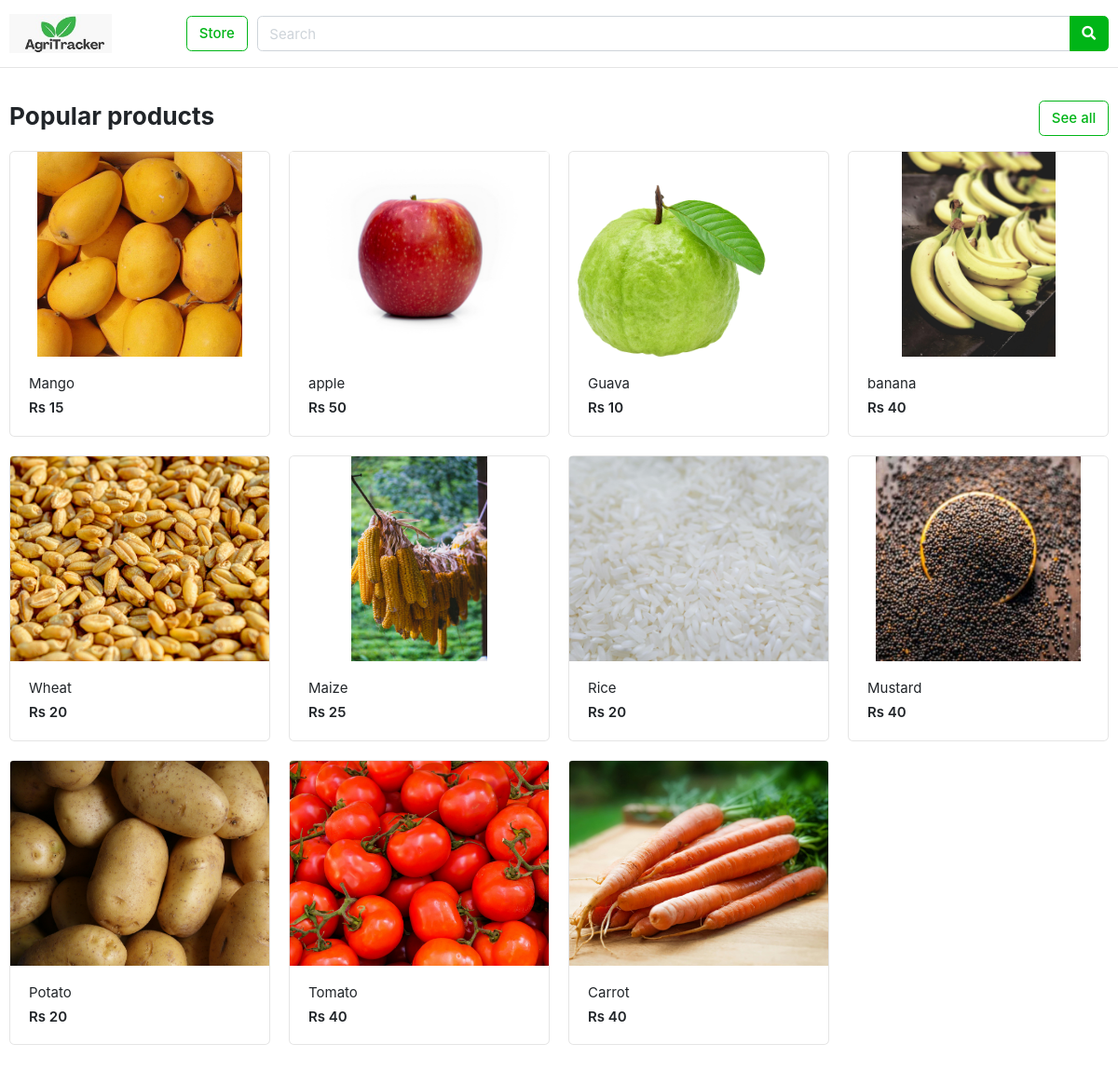
Screenshot of /category/index/ with the database file from the repository.
### store/models.py (models this page shows, shortened)
class Product(models.Model):
    product_name = models.CharField(max_length=200,unique=True)
    slug = models.SlugField(max_length=200,unique=True)
    description = models.TextField(max_length=800,unique=True)
    price = models.IntegerField()
    images = models.ImageField(upload_to='photos/products')
    stock = models.IntegerField()
    is_available = models.BooleanField(default=True)
    category = models.ForeignKey(Category,on_delete=models.CASCADE)
    created_date= models.DateTimeField(auto_now_add=True)
    modified_date = models.DateTimeField(auto_now=True)
    def get_url(self):
        return reverse('product_detail',args=[self.category.slug,self.slug])

### category/views.py (the view)
# urls.py: path('index/',views.index, name='index'),
def index(request):
    products = Product.objects.all().filter(is_available=True)
    context={
        'products':products,
    }
    return render(request, 'category/index.html',context)

### category/context_processors.py (called while the page is built)
def menu_links(request):
    links=Category.objects.all()
    return dict(links=links)

### templates/category/index.html
{% load static %}
{% include 'header1.html' %}
<header class="section-header">
<section class="header-main border-bottom">
	<div class="container">
<div class="row align-items-center">
	<div class="col-lg-2 col-md-3 col-6">
		<a href="{% url 'home' %}" class="brand-wrap">
			<img class="logo" src="{% static 'images/agritracker_logo.jpeg' %}">
		</a>
	</div>
	<a href="{% url 'store' %}" class="btn btn-outline-success">Store</a>
	<div class="col-lg col-md-6 col-sm-12 col">
				<form action="{% url 'store_search' %}" method="GET" class="search">
					<div class="input-group w-100">
						<input type="text" class="form-control" style="width:60%;" placeholder="Search" name="keyword">
						<div class="input-group-append">
							<button class="btn btn-success" type="submit">
								<i class="fa fa-search"></i>
							</button>
						</div>
					</div>
				</form>
			</div>
</div>
	</div>
</section>
</header>
<section class="section-name padding-y-sm">
<div class="container">
<header class="section-heading">
	<a href="./store.html" class="btn btn-outline-success float-right">See all</a>
	<h3 class="section-title">Popular products</h3>
</header>
<div class="row">
	{% for product in products %}
	<div class="col-md-3">
		<div class="card card-product-grid">
			<a href="{{product.get_url}}" class="img-wrap"> <img src="{{product.images.url}}"> </a>
			<figcaption class="info-wrap">
				<a href="{{product.get_url}}" class="title">{{ product.product_name}}</a>
				<div class="price mt-1"> Rs {{product.price}}</div>
			</figcaption>
		</div>
	</div>
	{% endfor %}
</div>
</div>
</section>
</body>
</html>

### templates/header1.html (shortened to what this page needs)
{% load static %}
<!DOCTYPE HTML>
<html lang="en">
<head>
<link href="{% static 'css/bootstrap.css' %}" rel="stylesheet" type="text/css"/>
<link href="{% static 'fonts/fontawesome/css/all.min.css' %}" type="text/css" rel="stylesheet">
<link href="{% static 'css/ui.css' %}" rel="stylesheet" type="text/css"/>
<link href="{% static 'css/responsive.css' %}" rel="stylesheet" media="only screen and (max-width: 1200px)" />
</head>
<body>

### agritracker_main/static/css/ui.css (style rules this page uses)
html { font-family: "Inter", sans-serif; font-size: 15px; }
.img-wrap { text-align: center; display: block; }
.img-wrap img { max-width: 100%; }
.padding-y-sm { padding-top: 20px; padding-bottom: 20px; }
.section-heading { margin-bottom: 20px; margin-top: 15px; }
.section-title { color: #212529; }
.header-main { position: relative; padding-top: 1rem; padding-bottom: 1rem; }
.brand-wrap .logo, .navbar-brand .logo { margin-right: 7px; max-height: 42px; display: inline-block; }
[class*=card-product] a.title { color: #212529; display: block; }
[class*=card-product] .img-wrap { overflow: hidden; position: relative; }
[class*=card-product] .img-wrap img { height: 100%; max-width: 100%; width: auto; display: inline-block; -o-object-fit: cover; object-fit: cover; }
.card-product-grid { margin-bottom: 20px; }
.card-product-grid .img-wrap { border-radius: 0.2rem 0.2rem 0 0; height: 220px; }
.card-product-grid .info-wrap { overflow: hidden; padding: 18px 20px; }
.card .img-wrap { overflow: hidden; }
.price { font-weight: 600; color: #212529; }

### rows the page displays
Product: images (picture), product_name "Mango", price "15"
Product: images (picture), product_name "apple", price "50"
Product: images (picture), product_name "Guava", price "10"
Product: images (picture), product_name "banana", price "40"
Product: images (picture), product_name "Wheat", price "20"
Product: images (picture), product_name "Maize", price "25"
Product: images (picture), product_name "Rice", price "20"
Product: images (picture), product_name "Mustard", price "40"
Product: images (placeholder picture), product_name "Potato", price "20"
Product: images (picture), product_name "Tomato", price "40"
Product: images (picture), product_name "Carrot", price "40"
